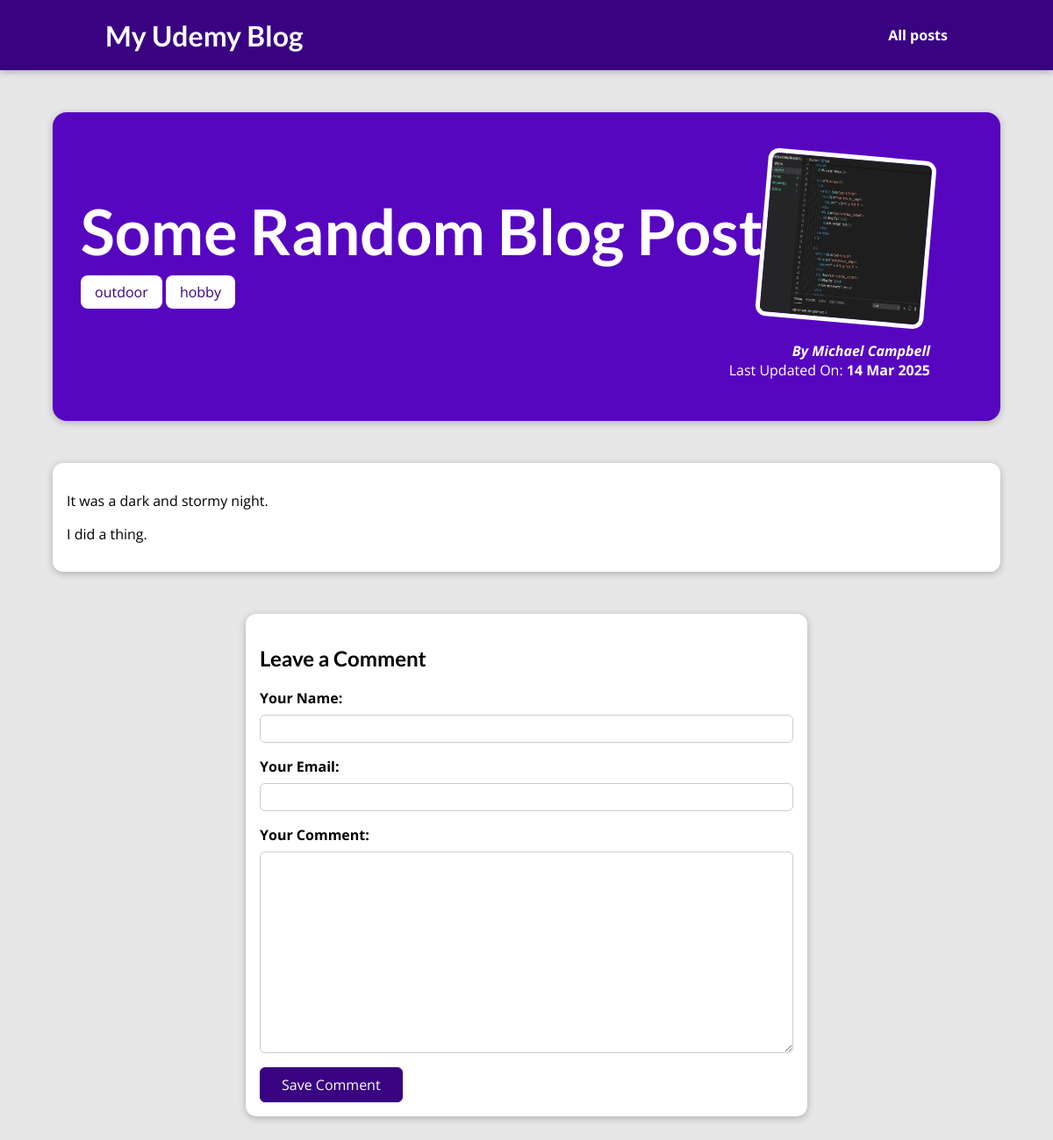
Before: /blog/posts/how-i-did-a-thing/ with the older database file.
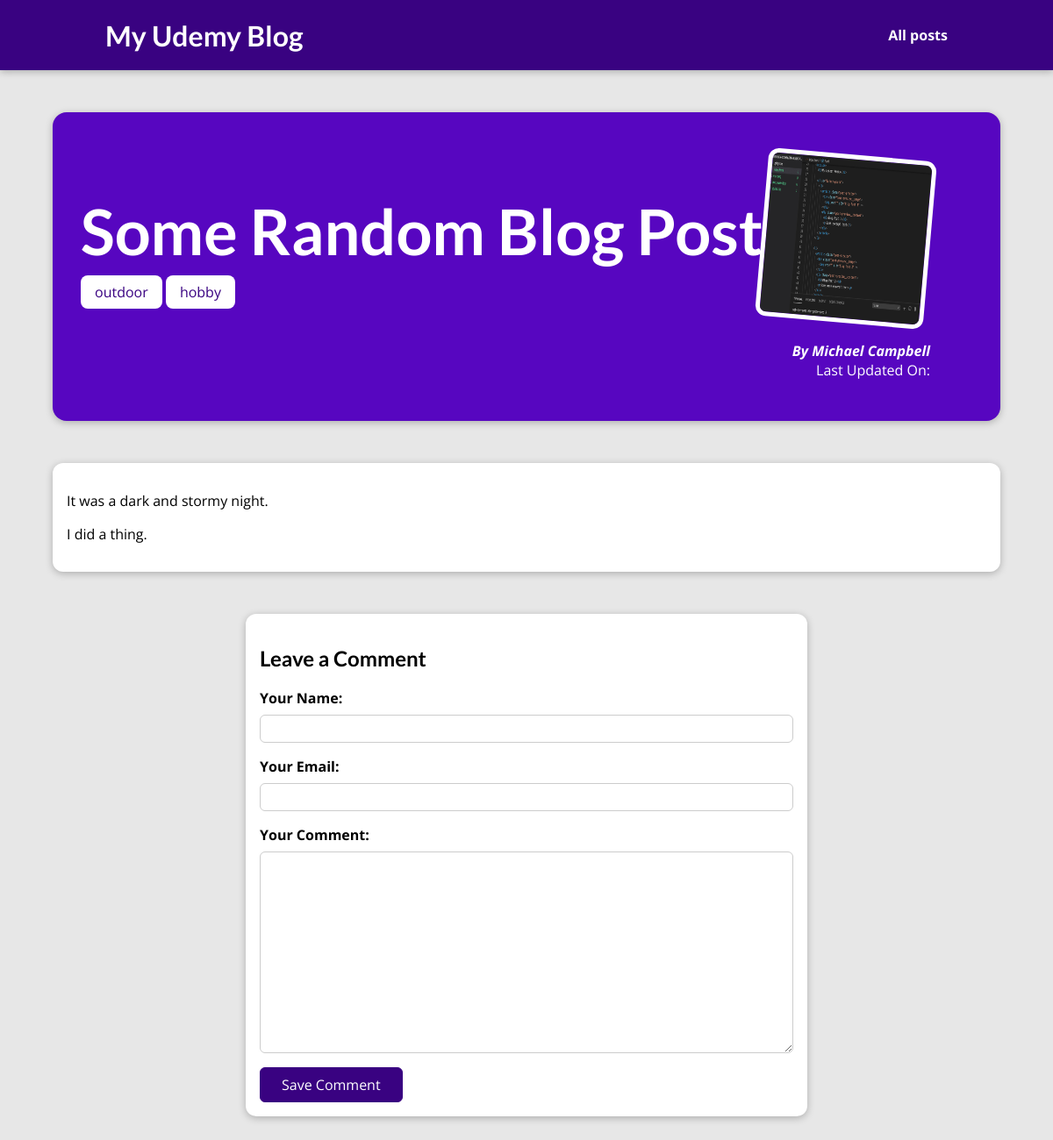
After: the same page with the newer database file.
### blog/models.py (models this page shows, shortened)
class Post(models.Model):
    title = models.CharField(max_length=150)
    slug = models.SlugField(max_length=150, unique=True, db_index=True)
    image = models.ImageField(upload_to="posts", null=True)
    date = models.DateField(auto_now=True)
    excerpt = models.TextField()  # could just be a longer CharField
    content = models.TextField()
    author = models.ForeignKey(Author, on_delete=models.CASCADE, related_name="posts")
    tags = models.ManyToManyField(Tag, related_name="posts")

class Tag(models.Model):
    caption = models.CharField(max_length=50)

class Author(models.Model):
    first_name = models.CharField(max_length=150, null=True)
    last_name = models.CharField(max_length=150)
    email = models.EmailField()
    def __str__(self):
        return self.full_name()
    def full_name(self):
        return " ".join([self.first_name, self.last_name])

### blog/views.py (the view, shortened to what this page needs)
# urls.py: path("posts/<slug:slug>/", views.PostDetailView.as_view(), name="post_detail"),
class PostDetailView(View):
    def get(self, request, slug=None):
        post = Post.objects.get(slug=slug)
        context = {
            "post": post,
            "comment_form": CommentForm(),
        }
        return render(request, "blog/post-detail.html", context)

### blog/forms.py
class CommentForm(forms.ModelForm):
    class Meta:
        model = Comment
        fields = ["user_name", "user_email", "text"]
        labels = {
            "user_name": "Your Name",
            "user_email": "Your Email",
            "text": "Your Comment",
        }

### blog/templates/blog/post-detail.html (shortened to what this page needs)
{% extends "base.html" %}
{% load static %}
{% block stylesheets %}
    <link rel="stylesheet" href="{% static "blog/post-detail.css" %}">
{% endblock %}
{% block content %}
    <section id="summary">
        <h2>{{ post.title }}</h2>
        <div>
            {% for tag in post.tags.all %}
                <span class="tag">{{ tag.caption }}</span>
            {% endfor %}
        </div>
        <article>
            <img src="{{ post.image.url }}" alt="{{ post.title }}">
            <address>By <a href="mailto:{{ post.author.email }}">{{ post.author }}</a></address>
            <div>Last Updated On:
                <time>{{ post.date|date:"d M Y" }}</time>
            </div>
        </article>
    </section>
    <main>
        <p>{{ post.content|linebreaks }}</p>
    </main>
    <section id="comment-form">
        <h2>Leave a Comment</h2>
        <form action="{% url "post_detail" post.slug %}" method="POST">
            {% for field in comment_form %}
                <div class="form-control">
                    {{ field.label_tag }}
                    {{ field }}
                </div>
            {% endfor %}
            <button type="submit">Save Comment</button>
        </form>
    </section>
{% endblock %}

### templates/base.html (shortened to what this page needs)
{% load static %}
<!doctype html>
<html lang="en">
<head>
    <link rel="stylesheet" href="{% static "app.css" %}">
    {% block stylesheets %}{% endblock %}
</head>
<body>
<header id="main-navigation">
    <h1><a href="{% url "welcome" %}">My Udemy Blog</a></h1>
    <nav>
        <a href="{% url "post_list" %}">All posts</a>
    </nav>
</header>
{% block content %}{% endblock %}
</body>
</html>

### static/app.css (style rules this page uses)
* { box-sizing: border-box; }
html { font-family: 'Open Sans', 'Lato', sans-serif; }
body { margin: 0; }
h1, h2, h3 { font-family: 'Lato', sans-serif; font-weight: bold; }
#main-navigation { width: 100%; height: 5rem; display: flex; justify-content: space-between; align-items: center; padding: 0 10%; position: absolute; top: 0; left: 0; }
#main-navigation a { text-decoration: none; color: white; font-weight: bold; }

### blog/static/blog/post-detail.css (style rules this page uses)
body { background-color: #e7e7e7; }
#main-navigation { background-color: #390281; box-shadow: 0 2px 8px rgba(0, 0, 0, 0.25); }
#summary { margin: 8rem auto 3rem auto; padding: 2rem; width: 90%; max-width: 90rem; border-radius: 16px; background-color: #5706c0; position: relative; box-shadow: 0 2px 8px rgba(0, 0, 0, 0.25); height: 22rem; }
#summary h2 { color: white; font-size: 4.5rem; margin-bottom: 1rem; }
#summary article { position: absolute; top: 2rem; right: 3rem; padding: 1rem 2rem; border-radius: 12px; text-align: right; color: white; }
#summary article img { width: 12rem; height: 12rem; border-radius: 12px; transform: rotateZ(5deg); border: 5px solid white; margin-bottom: 1rem; }
#summary address { font-weight: bold; }
#summary a { color: white; text-decoration: none; }
main { width: 90%; max-width: 90rem; margin: 3rem auto; background-color: white; padding: 1rem; border-radius: 12px; box-shadow: 0 2px 8px rgba(0, 0, 0, 0.25); }
.tag { background-color: white; color: #390281; padding: 0.5rem 1rem; border-radius: 8px; }
#comment-form { margin: 3rem auto; width: 90%; max-width: 40rem; border-radius: 12px; background-color: white; box-shadow: 0 2px 8px rgba(0, 0, 0, 0.25); padding: 1rem; }
#comment-form button { font: inherit; background-color: #390281; color: white; border: 1px solid #390281; padding: 0.5rem 1.5rem; border-radius: 6px; cursor: pointer; }
.form-control { margin-bottom: 1rem; }
.form-control label { font-weight: bold; margin-bottom: 0.5rem; display: block; }
.form-control input, .form-control textarea { display: block; width: 100%; font: inherit; padding: 0.25rem; border-radius: 6px; border: 1px solid #ccc; }

Changed rows visible on the page:
changed Post "Some Random Blog Post": date "14 Mar 2025" → (not shown)
